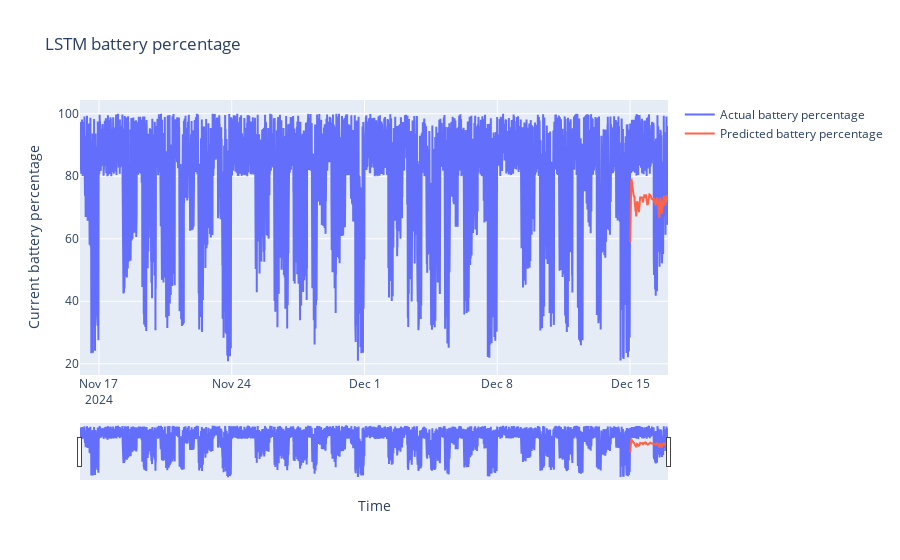

The notebook cell this image was saved under:
### Code cell
# 그래프 객체 생성
fig = go.Figure()

# 기존 전력 사용량 데이터 추가
fig.add_trace(go.Scatter(x=data['time'], y=data['Current battery percentage'],
                         mode='lines', name='Actual battery percentage'))

# 예측 전력 사용량 데이터 추가 (여기서 수정된 부분)
fig.add_trace(go.Scatter(x=predicted_dates, y=lstm_predict.flatten(),
                         mode='lines', name='Predicted battery percentage',
                         line=dict(color='tomato')))  # 예측 데이터에는 다른 색상을 사용

# 레이아웃 업데이트
fig.update_layout(
    title='LSTM battery percentage',
    xaxis_title='Time',
    yaxis_title='Current battery percentage',
    xaxis_rangeslider_visible=True
)

# 그래프 표시
fig.show()

### Figure 1 — Plotly figure (JSON) as saved in the notebook; plotly's stock layout.template omitted (floating-point values rounded to 4 significant figures; data arrays with more than 128 entries replaced by an {"elided": "..."} marker saying what was removed)
{"data": [{"mode": "lines", "name": "Actual battery percentage", "type": "scatter", "x": {"elided": "4464 str values"}, "y": {"elided": "4464 float values"}}, {"line": {"color": "tomato"}, "mode": "lines", "name": "Predicted battery percentage", "type": "scatter", "x": {"elided": "288 str values"}, "y": {"elided": "288 float values"}}], "layout": {"title": {"text": "LSTM battery percentage"}, "xaxis": {"rangeslider": {"visible": true}, "title": {"text": "Time"}}, "yaxis": {"title": {"text": "Current battery percentage"}}}}
